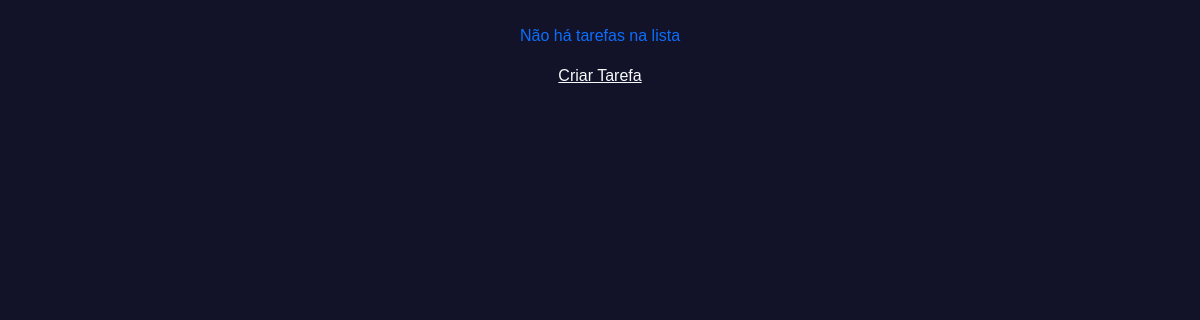
The app's page /, older data.
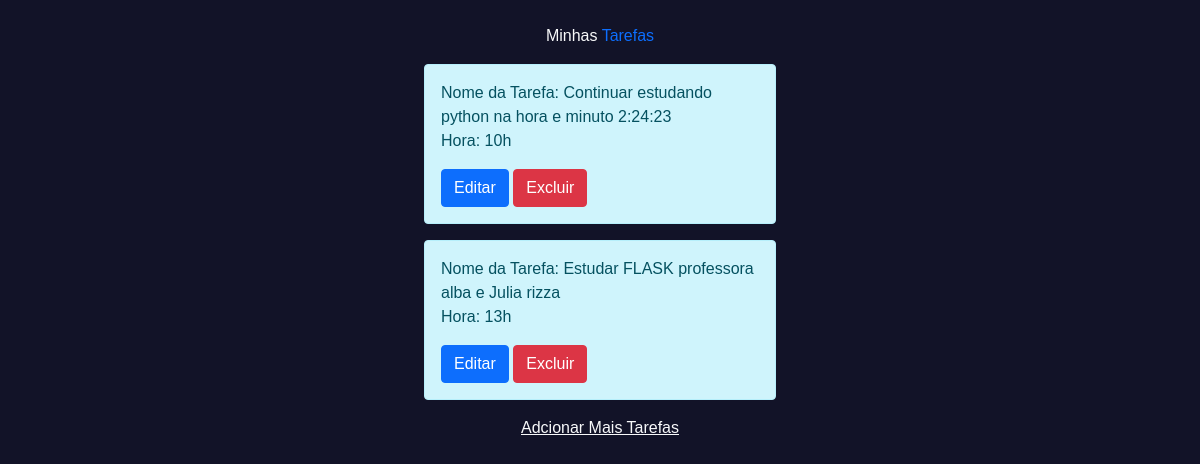
The same page, newer data.
### app/__init__.py (models this page shows)
class Tarefas(db.Model):
    id = db.Column(db.Integer, primary_key=True)
    nome = db.Column(db.String(50), nullable=False)
    hora = db.Column(db.String(2), nullable=False)

### app/__init__.py (the view)
@app.route("/")
def index():
  tarefas = Tarefas.query.all()  # Recupera todas as tarefas do banco de dados
  return render_template('index.html',tarefas=tarefas)

### app/templates/index.html
{% extends 'base.html' %}
{% block conteudo %}
  <div class="mx-auto p-4 lista-tarefas" style="max-width: 400px;">
    {% if tarefas %}
      <p class="text-center text-light">Minhas <span class="text-primary">Tarefas</span></p>
    {% else %}
      <p class="text-center text-primary">Não há tarefas na lista</p>
    {% endif %}
    {% for tarefa in tarefas %}
      <div class="alert alert-info lista">
        Nome da Tarefa: {{ tarefa.nome }}
        <br>
        Hora: {{ tarefa.hora }}h </span>
        <div>
          <a href="{{ url_for('editar_tarefa', tarefa_id=tarefa.id) }}" class="btn btn-primary btn-block mt-3">Editar</a>
          <form action="{{ url_for('deletar_tarefa', tarefa_id=tarefa.id) }}" method="post" style="display:inline;">
            <button type="submit" class="btn btn-danger btn-block mt-3">Excluir</button>
          </form>
        </div>
      </div>
    {% endfor %}
    {% if not tarefas %}
      <div class="text-center">
        <a class="text-light" href="/criar_tarefa">Criar Tarefa</a>
      </div>
    {% else %}
      <div class="text-center">
        <a class="text-light" href="/criar_tarefa">Adcionar Mais Tarefas</a>
      </div>
    {% endif %}
  </div>
{% endblock %}

### app/templates/base.html (shortened to what this page needs)
<!DOCTYPE html>
<html lang="pt-BR">
<head>
    <link href="{{ url_for('static', filename='bootstrap.min.css') }}" rel="stylesheet">
    <link rel="stylesheet" href="{{ url_for('static', filename="style.css")  }}"></link>
</head>
<body>
  {% block conteudo %} {% endblock %}
</body>
</html>

### app/static/style.css (style rules this page uses)
* { margin: 0; padding: 0; box-sizing: border-box; font-family: sans-serif; }
body { background-color: #121328; }

Row changes from the older to the newer data that the page shows:
added Tarefas: nome "Continuar estudando python na hora e minuto 2:24:23", hora "10"
added Tarefas: nome "Estudar FLASK professora alba e Julia rizza", hora "13"
Text that changed along with them:
text no longer shown: "Não há tarefas na lista Criar Tarefa"
text now shown: "Minhas Tarefas Adcionar Mais Tarefas"
